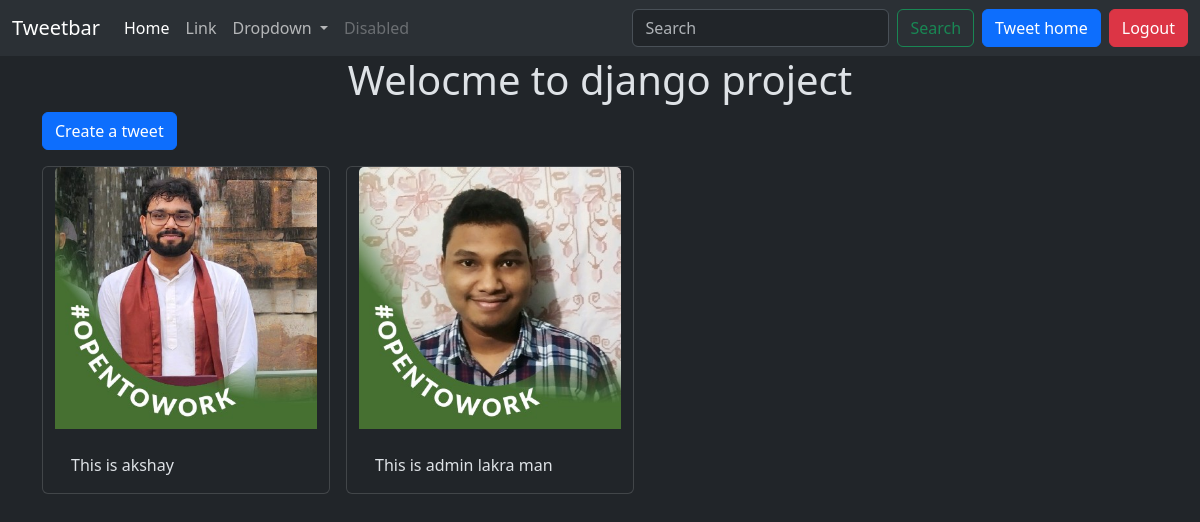
The page /tweet/ (signed in) on the database its author committed.
### tweet/models.py (models this page shows, shortened)
class Tweet(models.Model):
    user=models.ForeignKey(User, on_delete=models.CASCADE)
    text=models.TextField(max_length=240)
    photo=models.ImageField(upload_to='photos/',
    blank=True,null=True)
    created_at = models.DateTimeField(auto_now_add=True)
    updated_at = models.DateTimeField(auto_now=True)

### tweet/views.py (the view)
# urls.py: path('', views.tweet_list, name='tweet_list'),
def tweet_list(request):
    tweets = Tweet.objects.all().order_by('-created_at')
    return render(request, 'tweet_list.html', {'tweets':tweets})

### tweet/templates/tweet_list.html (shortened to what this page needs)
{% extends "layout.html" %}
{% block  content%}
<h1 class="text-center ">Welocme to django project</h1>
<a class="btn btn-primary mb-3" href="{% url 'tweet_create' %}">Create a tweet</a>
<div class="container row gap-3">
    {% for tweet in tweets %}
    <div class="card" style="width: 18rem;">
        <img src="{{tweet.photo.url}}" class="card-img-top" alt="...">
        <div class="card-body">
          <p class="card-text">{{tweet.text}}</p>
        </div>
      </div>
    {% endfor %}
</div>
{% endblock  %}

### rows shown on the page
Tweet: photo (picture), text "This is akshay"
Tweet: photo (picture), text "This is admin lakra man"
